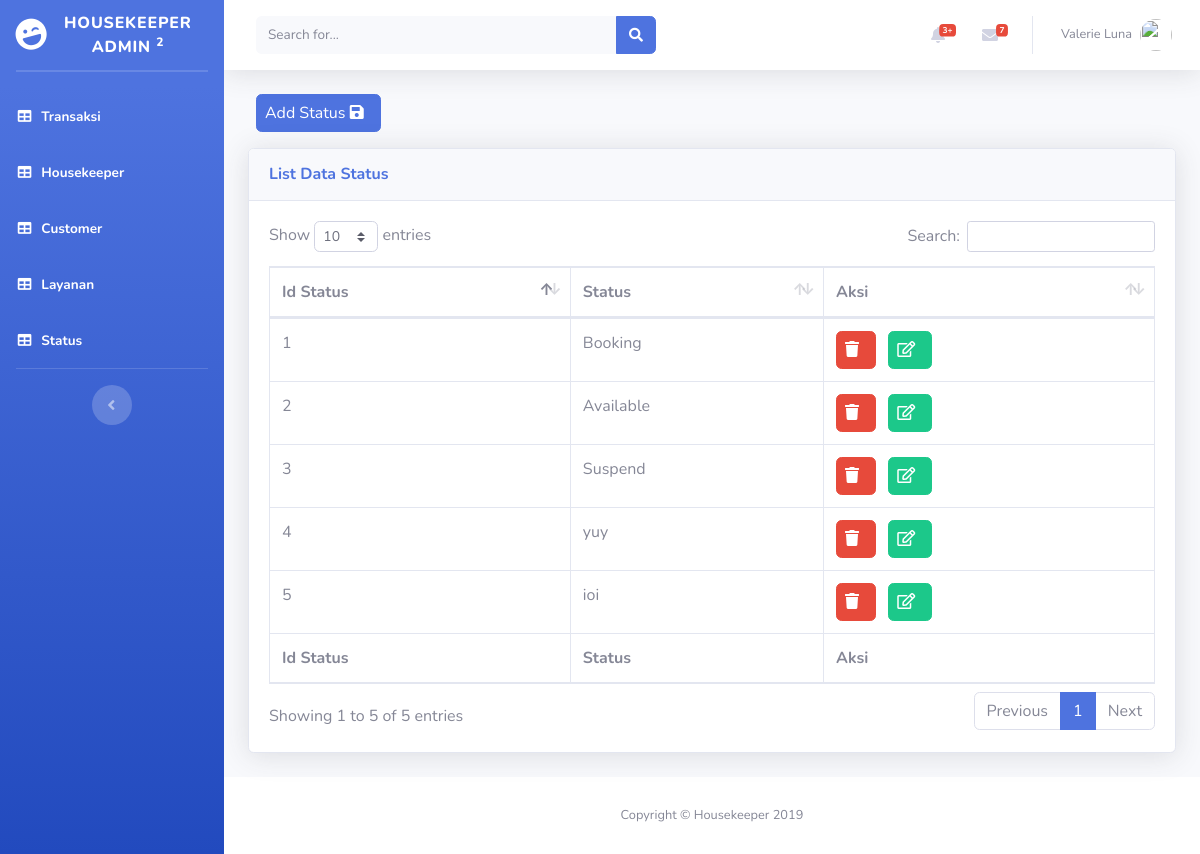
The page /admin/status.php on the database its author committed.
### tables this page shows
CREATE TABLE `status` (
  `idstatus` int(11) NOT NULL,
  `status` varchar(100) NOT NULL
);

### admin/status.php (the view, shortened to what this page needs)
<?php include 'header.php' ?>
<body id="page-top">
  <div id="wrapper">
     <?php include 'sidebar.php'?>
    <div id="content-wrapper" class="d-flex flex-column">
      <div id="content">
      <?php include 'topbar.php'?>
        <div class="container-fluid">
          <?php
        $page = isset($_GET['page'])?$_GET['page']:'list';
        switch ($page) {
          case 'list':
      ?>
       <p><a href="?p=layanan&page=entri" class="btn btn-primary ml-2 pr-2 pl-2">Add Status <i class="fas fa-save mr-2"></i></a></p>
          <div class="card shadow mb-4">
            <div class="card-header py-3">
            <h6 class="m-0 font-weight-bold text-primary">List Data Status</h6>
            </div>
            <div class="card-body">
              <div class="table-responsive">
                <table class="table table-bordered" id="dataTable" width="100%" cellspacing="0">
                  <thead>
                  <tr>
                   <th>Id Status</th>
                   <th>Status</th>
                   <th>Aksi</th>
                  </tr>
                </thead>
                <tfoot>
                <tr>
                   <th>Id Status</th>
                   <th>Status</th>
                   <th>Aksi</th>
                  </tr>
                  </tfoot>
                  <tbody>
                     <?php
          include('koneksi.php');
          $data = mysqli_query($koneksi,"select * from status");
          $i =1;
          while ($row=mysqli_fetch_array($data)) {
            ?>
            <tr>
              <td><?php echo $i?></td>
              <td><?php echo $row['status']?></td>
              <td>
                <a href="proses_status.php?aksi=hapus&idstatus=<?php echo $row['idstatus']?>" class="btn btn-danger pr-2 pl-2" onclick="return confirm('Are You Sure to Delete?')"><i class="fas fa-trash mr-2"></i></a>
                <a href="?p=status&page=update&idstatus=<?php echo $row['idstatus']?>" class="btn btn-success ml-2 pr-2 pl-2"><i class="far fa-edit mr-2"></i></a>
              </td>
            </tr>
            <?php $i++;}?>
                  </tbody>
                  </table>
                <?php
          break;
        ?>
        <?php
          }
        ?>
              </div>
            </div>
          </div>
        </div>
      </div>
      <?php include 'footer.php'?>
    </div>
</body>
</html>

### rows shown on the page
status: status "Booking"
status: status "Available"
status: status "Suspend"
status: status "yuy"
status: status "ioi"
